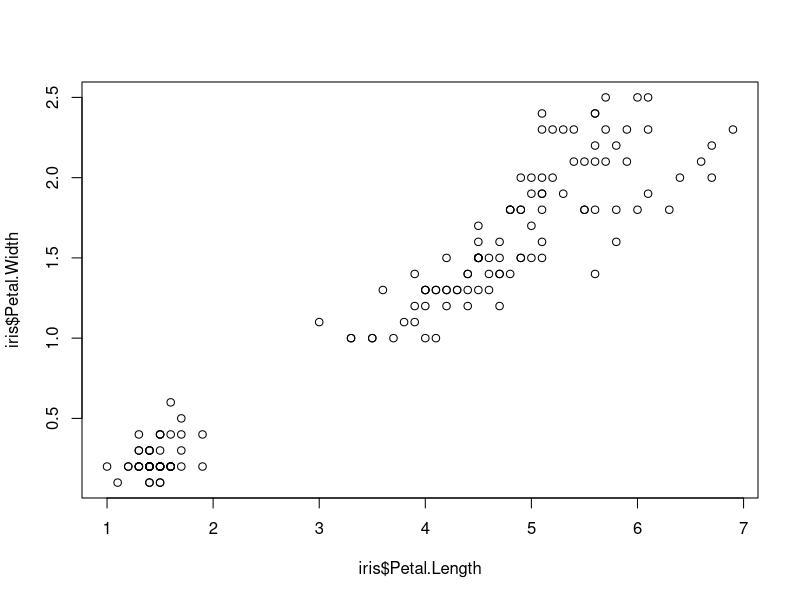
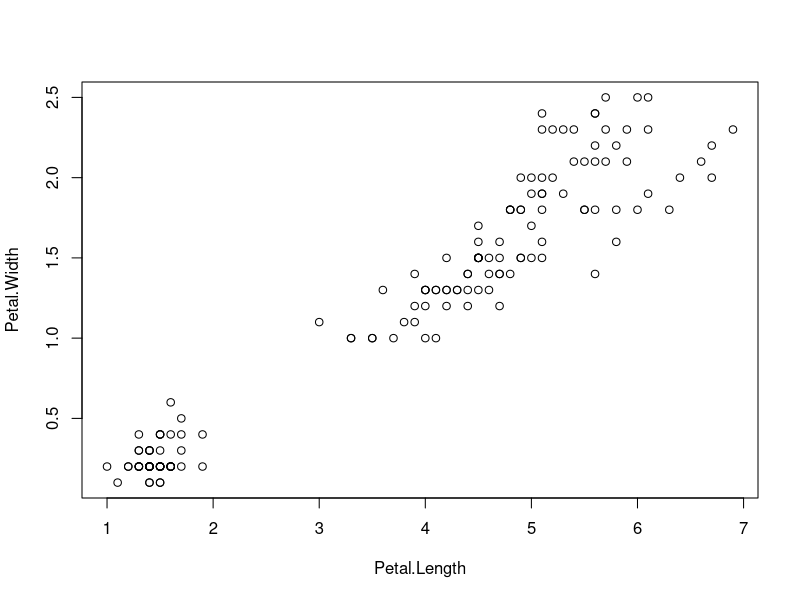
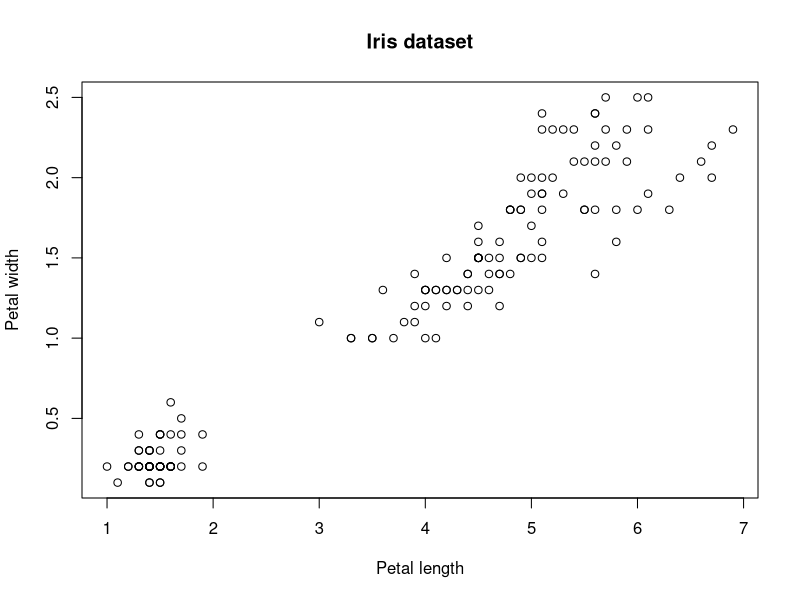
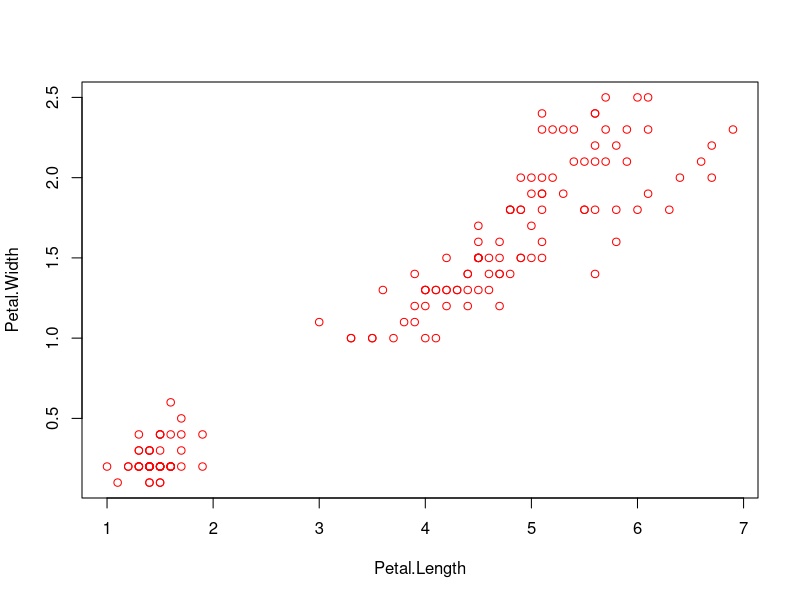
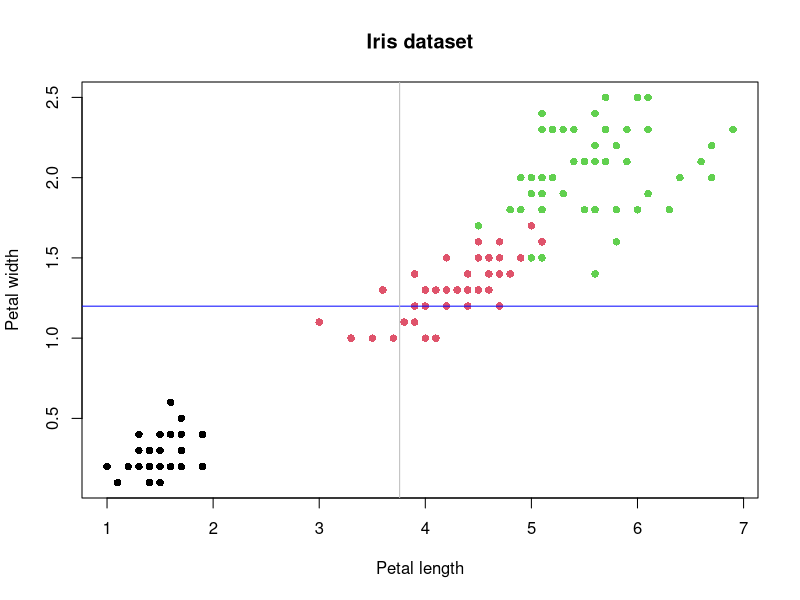
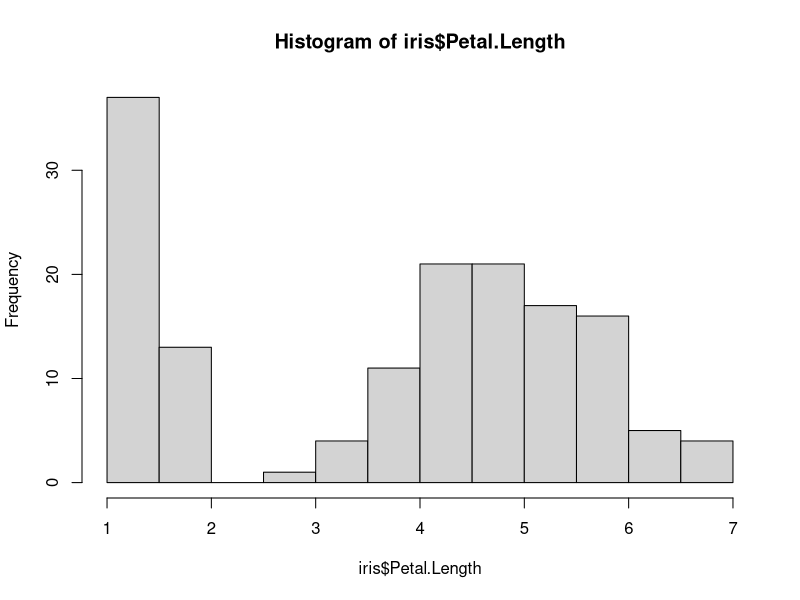
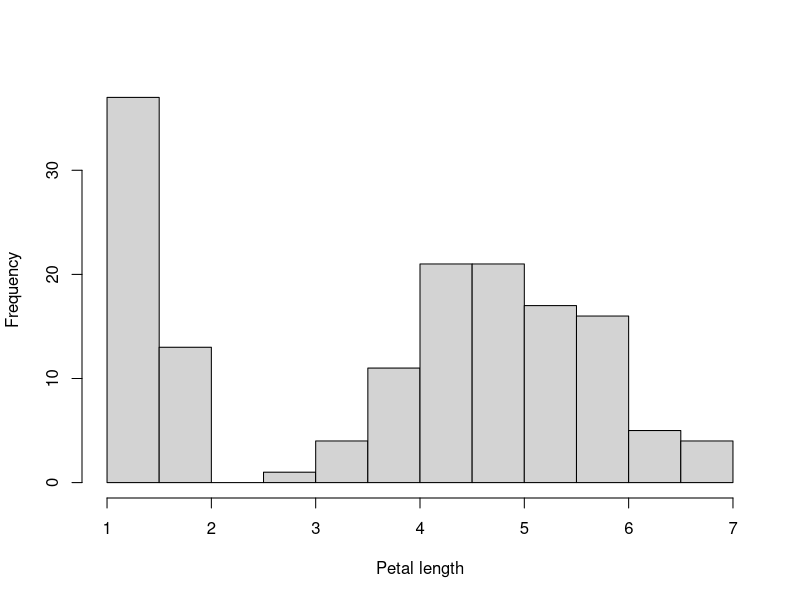
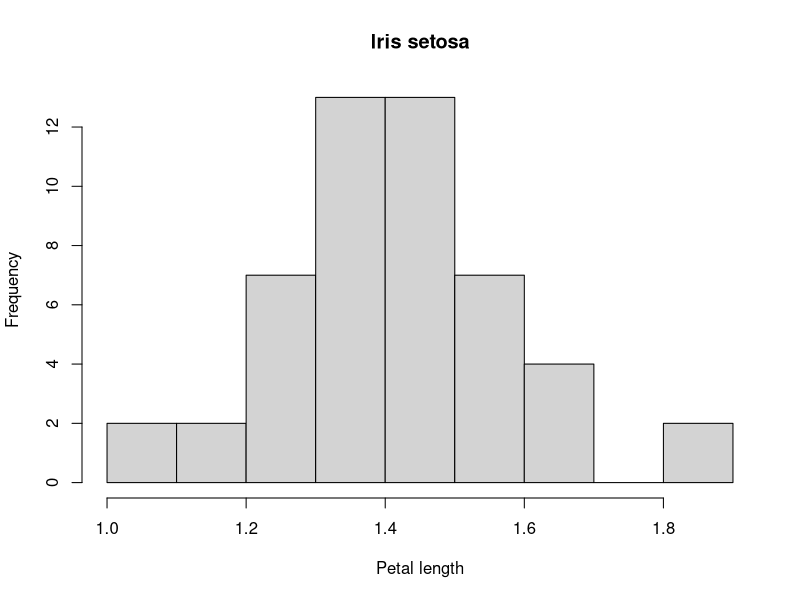

These figures' R source, in order:

# -----------------------------------------------------------------------------
# Title: Data visualisation

# Description: Introduction to graphics in R.
#  1) Plot types (i.e. scatterplot, boxplot, histogram, etc.)
#  2) Multiple plots in the same window
#  3) Save plots
#  4) Visualisation capabilities of R

# Author: Simon Knüsel

# Date: 2020-03-26
# -----------------------------------------------------------------------------


# Prepare workspace --------------------

# Set working directory
setwd("~/R_Basic_Introduction/") # path to working directory


# Load data --------------------
data(iris)
head(iris)

temp <- read.csv(file = "01_Data/temperature.csv")
head(temp)


# 1) Plot types --------------------

# Scatterplot (two continuous variables) ------
?plot

plot(x = iris$Petal.Length, y = iris$Petal.Width, type = "p")
plot(data = iris, Petal.Width ~ Petal.Length, type = "p") # ~ Shortcut on Mac: Alt + N (may vary depending on keyboard)

# add axis labels (xlab, ylab) and a title (main)
plot(data = iris, Petal.Width ~ Petal.Length, type = "p",
     xlab = "Petal length", ylab = "Petal width", main = "Iris dataset")

# change color of points (col)
plot(data = iris, Petal.Width ~ Petal.Length, type = "p", col = "red")

# change point symbol (pch)
?pch
plot(data = iris, Petal.Width ~ Petal.Length, type = "p", col = Species,
     xlab = "Petal length", ylab = "Petal width", main = "Iris dataset",
     pch = 16)

# add vertical and horizontal lines to the plot
mean_petal_width <- mean(iris$Petal.Width)
abline(h = mean_petal_width, col = "blue") # h = ..., h for horizontal

abline(v = mean(iris$Petal.Length), col = "grey") # v = ..., v for vertical


# Histogram (distribution of a single variable) ------
hist(x = iris$Petal.Length)
hist(x = iris$Petal.Length, xlab = "Petal length", main = "")

# for one species only
iris_setosa <- subset(iris, Species == "setosa")
hist(x = iris_setosa$Petal.Length, xlab = "Petal length", 
     main = "Iris setosa")
# change axis limits (xlim, ylim)
hist(x = iris_setosa$Petal.Length, xlab = "Petal length", 
     main = "Iris setosa", xlim = c(0.8, 2.2), ylim = c(0, 14))


# Boxplot (compare distributions of groups) ------
boxplot(data = iris, Sepal.Length ~ Species, ylab = "Sepal length")

# add approximate confidence intervals (notch)
boxplot(data = iris, Sepal.Length ~ Species, ylab = "Sepal length", 
        notch = TRUE)


# Time-series plot (line plot) ------

# Filter temperature dataset for the site Bern and the month February
temp_bern <- subset(temp, site == "Bern" & month == 2)
head(temp_bern)

# Plot line plot (type = "l")
plot(data = temp_bern, temp ~ day, type = "l")

# Change direction of y-axis labels (las = 1)
plot(data = temp_bern, temp ~ day, type = "l", 
     xlab = "February", ylab = "Temperature (°C)", las = 1)


# 2) Multiple plots in the same window --------------------

# prepare datasets for one histogram per species
iris_setosa <- subset(iris, Species == "setosa")
iris_versicolor <- subset(iris, Species == "versicolor")
iris_virginica <- subset(iris, Species == "virginica")

# prepare window to draw multiple plots
?par # par controls graphical parameters in the plot window
par(mfrow = c(1, 3)) # 1 row, 3 columns

hist(x = iris_setosa$Petal.Length, xlab = "Petal length", 
     main = "Iris setosa", xlim = c(0, 7), ylim = c(0, 22))
hist(x = iris_versicolor$Petal.Length, xlab = "Petal length",
     main = "Iris versicolor", xlim = c(0, 7), ylim = c(0, 22))
hist(x = iris_virginica$Petal.Length, xlab = "Petal length",
     main = "Iris virginica", xlim = c(0, 7), ylim = c(0, 22))

dev.off() # reset plot window (also deletes the plot)


# more complex plot arrangements (layout)
# example 1
layout(mat = matrix(1:4, ncol = 2, nrow = 2)) # same as par(mfrow = c(2, 2))
layout.show(4) # insert total number of plots

# example 2
layout(mat = matrix(c(1, 2, 3, 3), ncol = 2, nrow = 2, byrow = TRUE), 
       widths = c(2, 1, 1))
layout.show(3)
# draw plots
hist(x = iris_setosa$Petal.Length, xlab = "Petal length", 
     main = "Iris setosa")
hist(x = iris_versicolor$Petal.Length, xlab = "Petal length",
     main = "Iris versicolor")
hist(x = iris_virginica$Petal.Length, xlab = "Petal length",
     main = "Iris virginica")

# example 3
# prepare datasets
temp_bern_feb <- subset(x = temp, site == "Bern" & month == 2)
temp_bern_mar <- subset(x = temp, site == "Bern" & month == 3)
# plot arrangement
layout(mat = matrix(c(1:2), ncol = 1))
layout.show(2)
# change margins for first plot
par(mar = c(0, 4.1, 4.1, 2.1)) # mar controls the margins of the plot window, mar = c(bottom, left, top, right)
# plot in the first panel
plot(x = temp_bern_feb$day, y = temp_bern_feb$temp, type = "l",
     col = "red", ylab = "February", 
     main = "Temperature Bern\n February and March 2013", # '\n' introduces a line break
     xaxt = "n", # suppresses the x-axis label and ticks
     las = 1 # horizontal axis labels
     )
# change margins for the second plot
par(mar = c(5.1, 4.1, 0, 2.1))
# plot in the second panel
plot(x = temp_bern_mar$day, y = temp_bern_mar$temp, type = "l",
     xlab = "Day", ylab = "March", col = "red", las = 1)


# 3) Save plots --------------------

getwd() # plots are by default saved to the current working directory

# 1) Define the name and size of the plot and where to save it
pdf(file = "my_first_plot.pdf", width = 8, height = 4) # add .pdf to the file name

# 2) Draw plots (i.e. run plot commands)
par(mfrow = c(1, 3)) # 1 row, 3 columns

hist(x = iris_setosa$Petal.Length, xlab = "Petal length", 
     main = "Iris setosa")
hist(x = iris_versicolor$Petal.Length, xlab = "Petal length",
     main = "Iris versicolor")
hist(x = iris_virginica$Petal.Length, xlab = "Petal length",
     main = "Iris virginica")

# 3) Write plot to file by shutting off the plotting device
dev.off()


# 4) Visualisation capabilities of R --------------------

# for inspirations on nice graphs and the potential of R for plotting
# https://www.r-graph-gallery.com/
